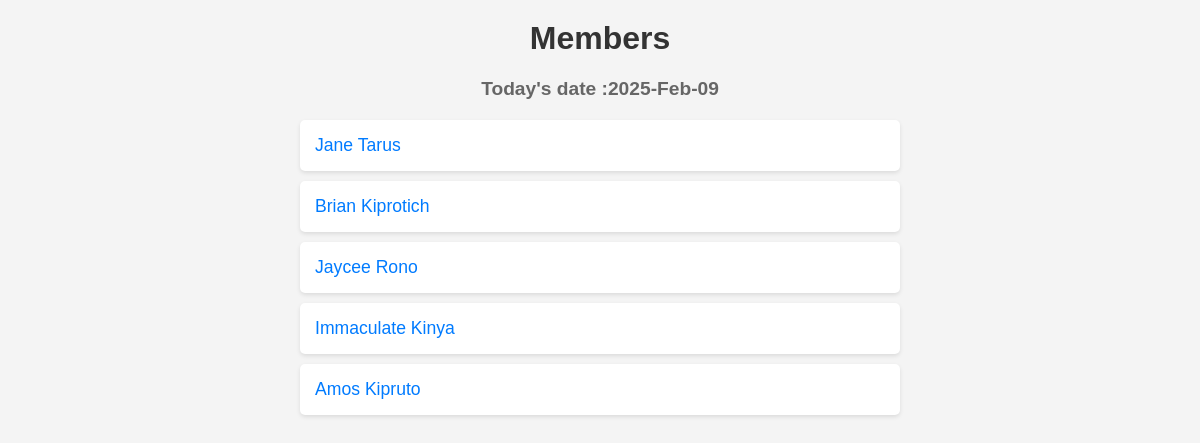
The page /members/ on the database as committed earlier.
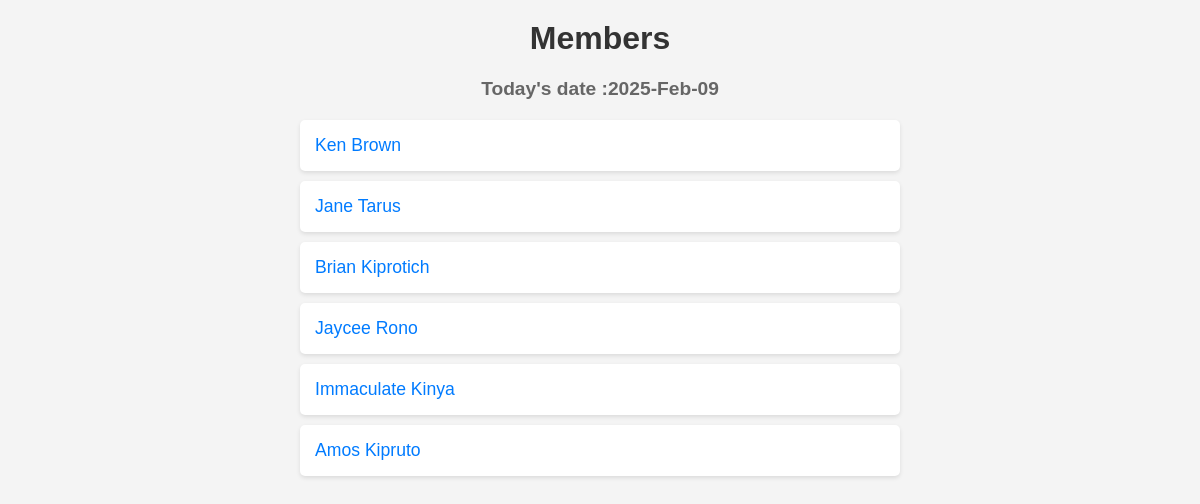
The same page on the database as committed later.
### members/models.py (models this page shows)
class Members(models.Model):
  firstname = models.CharField(max_length = 255)
  lastname = models.CharField(max_length = 255)
  phone = models.IntegerField(null= True)
  joined_date = models.DateField(null= True)

### members/views.py (the view)
# urls.py: path('members/', views.members, name='members'),
def members(request):
  mymembers = Members.objects.all().values()
  template = loader.get_template('all_members.html')
  context = {
    'mymembers': mymembers,
  }
  return HttpResponse(template.render(context, request))

### members/Templates/all_members.html (shortened to what this page needs)
{% extends "master.html" %}
{% load static %}
{% block content %}
  <link rel="stylesheet" href="{% static 'all-members.css' %}">
  <h1>Members</h1>
  <h3>Today's date :{% now 'Y-M-d' %}</h3>
  <ul>
    {% for x in mymembers reversed %}
    <li>
      <a href="details/{{x.id}}">{{x.firstname}} {{x.lastname}}</a>
      </li>
    {% endfor %}
  </ul>
{% endblock %}

Rows that differ between the two databases and show on the page:
added Members: firstname "Ken", lastname "Brown"
